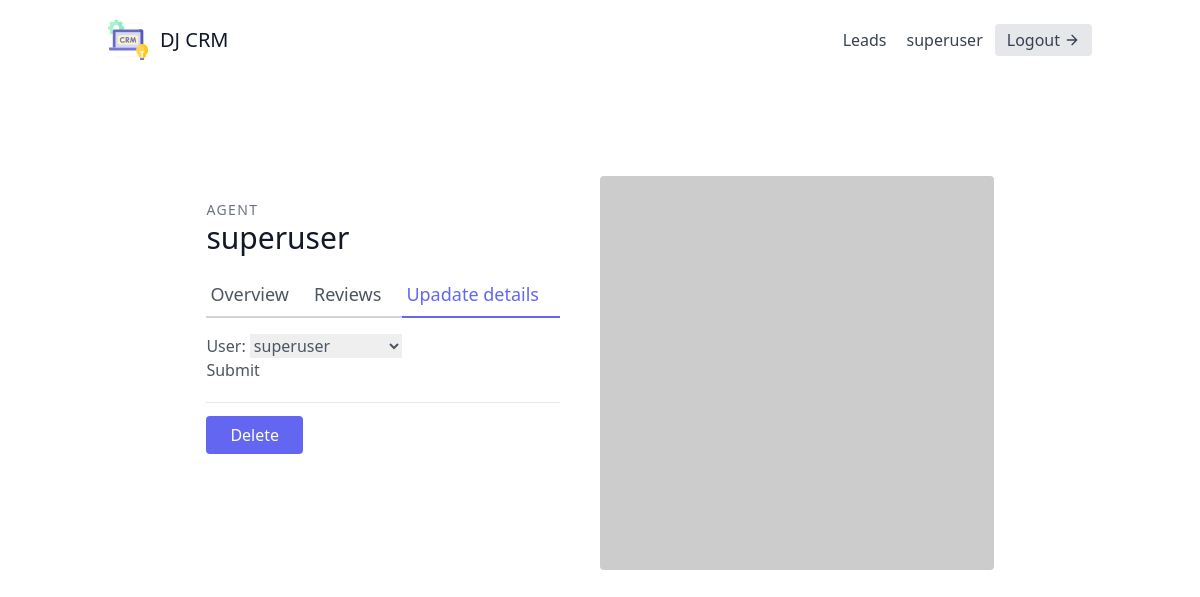
The app's page /agents/2/update (signed in) with its own data.
### leads/models.py (models this page shows, shortened)
class User(AbstractUser):
    is_organizer = models.BooleanField(default=True)
    is_agent = models.BooleanField(default=False)

class Agent(models.Model):
    user : User = models.OneToOneField(User, on_delete=models.CASCADE)
    organization = models.ForeignKey(UserProfile, on_delete=models.CASCADE)

### agents/views.py (the view, shortened to what this page needs)
# urls.py: path("<int:pk>/update", AgentUpdateView.as_view(), name="agent-update"),
class AgentUpdateView(generic.UpdateView):
    template_name = "agents/agent_update.html"
    queryset = Agent.objects.all()
    form_class = AgentModelForm

### agents/forms.py
class AgentModelForm(forms.ModelForm):
    class Meta:
        model = Agent
        fields = (
            "user",
        )

### agents/templates/agents/agent_update.html (shortened to what this page needs)
{% extends "base.html" %}
{% block content %}
<section class="text-gray-600 body-font overflow-hidden">
    <div class="container px-5 py-24 mx-auto">
      <div class="lg:w-4/5 mx-auto flex flex-wrap">
        <div class="lg:w-1/2 w-full lg:pr-10 lg:py-6 mb-6 lg:mb-0">
          <h2 class="text-sm title-font text-gray-500 tracking-widest">AGENT</h2>
          <h1 class="text-gray-900 text-3xl title-font font-medium mb-4">{{agent.user.username}}</h1>
          <div class="flex mb-4">
            <a href = "{% url 'agents:agent-detail' agent.pk %}", class="flex-grow border-b-2 border-gray-300 py-2 text-lg px-1">Overview</a>
            <a class="flex-grow border-b-2 border-gray-300 py-2 text-lg px-1">Reviews</a>
            <a href = "{% url 'agents:agent-update' agent.pk %}", class="flex-grow text-indigo-500 border-b-2 border-indigo-500 py-2 text-lg px-1">Upadate details</a>
          </div>
          <form method="post" enctype="multipart/form-data">
            {{ form.as_p }}
            <button type="submit">Submit</button>
          </form>
          <div class="mt-5 py-5 border-t border-gray-200">
            <a href="{% url 'agents:agent-delete' agent.pk%}" class="w-1/2 mt-3 text-white bg-indigo-500 border-0 py-2 px-6 focus:outline-none hover:bg-indigo-600 rounded">
                Delete
            </a>
          </div>
        </div>
        <img alt="ecommerce" class="lg:w-1/2 w-full lg:h-auto h-64 object-cover object-center rounded" src="https://dummyimage.com/400x400">
      </div>
    </div>
  </section>
{% endblock content %}

### templates/navbar.html (shortened to what this page needs)
<header class="text-gray-700 body-font">
    <div class="container mx-auto flex flex-wrap p-5 flex-col md:flex-row items-center">
      <a href="" class="flex title-font font-medium items-center text-gray-900 mb-4 md:mb-0">
        <span class="ml-3 text-xl">DJ CRM</span>
      </a>
      <nav class="md:ml-auto flex flex-wrap items-center text-base justify-center">
          {% if not request.user.is_authenticated %}
            <a href="{% url 'signup'%}" class="mr-5 hover:text-gray-900">Signup</a>
          {% else %}
              <a href="{% url 'leads:lead-list' %}" class="mr-5 hover:text-gray-900">Leads</a>
          {% endif %}
        </nav>
      {% if request.user.is_authenticated %}
      {{request.user.username}}
      <a href="{% url 'logout'%}" class="ml-3 inline-flex items-center bg-gray-200 border-0 py-1 px-3 focus:outline-none hover:bg-gray-300 rounded text-base mt-4 md:mt-0">
        Logout
          <svg fill="none" stroke="currentColor" stroke-linecap="round" stroke-linejoin="round" stroke-width="2" class="w-4 h-4 ml-1" viewBox="0 0 24 24">
              <path d="M5 12h14M12 5l7 7-7 7"></path>
          </svg>
      </a>
      {% endif %}
    </div>
</header>

### records on screen
User: user.username "superuser"
Agent: user.username "superuser", user "superuser"
